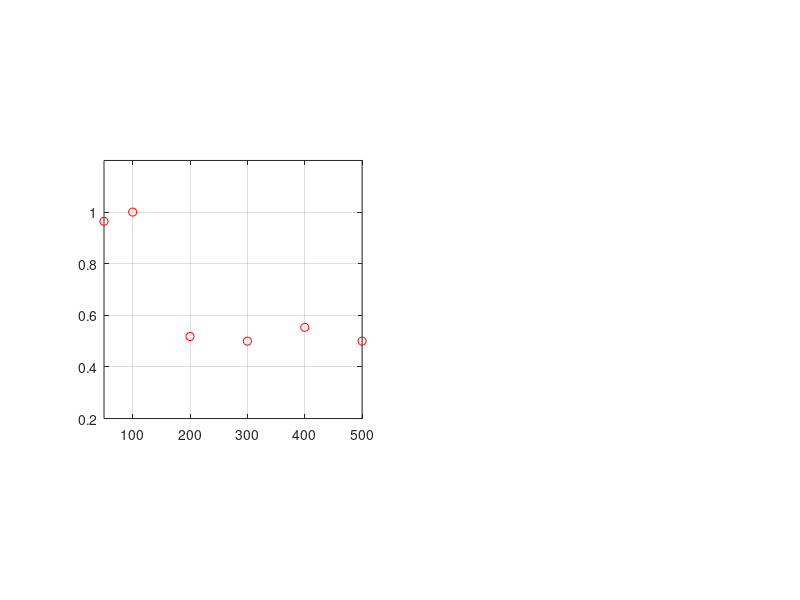

This figure's MATLAB source: (Note: this script raises an error after producing the figure.)
% Description : Parametric and Non Parametric fit of the Percentage of correct response from the study of Schenkman and Nilson (2010,2011) as a function of distance
%             : The script also computes the threshold value of distance for which the Percentage of correct response is in between 0.73 and 0.75
% Author      : Vijay Kiran Gidla (joy4u18@gmail.com)

clc;
clear all;
close all;

%% DATA

%% Blind percentage of correct

%Conference

bpc_5_conf=round(([9.71 9.18 5.4 5.15 5.2 4.96]./10)*56);
bpc_50_conf=round(([9.83 9.4 6.19 4.88 4.74 4.89]./10)*56);
bpc_500_conf=round(([9.71 9.98 8.94 4.68 5.23 4.7]./10)*56);

%Anechoic

bpc_5_anc=round(([9.79 8.81 5.14 4.39 4.78 5.04]./10)*56);
bpc_50_anc=round(([9.65 9.75 4.98 4.73 4.73 4.71]./10)*56);
bpc_500_anc=round(([9.67 9.94 5.18 4.98 5.56 5.08]./10)*56);

% B_AC=[bpc_5_anc;bpc_50_anc;bpc_500_anc;bpc_5_conf;bpc_50_conf;bpc_500_conf];
% B_AC=[bpc_5_anc;bpc_5_conf];  % For plos one article vj2017
% B_AC=[bpc_50_anc;bpc_50_conf];
B_AC=[bpc_500_anc;bpc_500_conf];

% Lecture room

bpc_5_lec=round([0.6101 0.5373 ]*56);
% bpc_5_2c_lec=round([0.6607 0.5923]*56);
% bpc_5_4c_lec=round([0.6161 0.5759]*56);
% bpc_5_8c_lec=round([0.7188 0.6101]*56);
% bpc_5_16c_lec=round([0.7470 0.6315]*56);
% bpc_5_32c_lec=round([0.7560 0.6533]*56);
% bpc_5_64c_lec=round([0.7664 0.5391]*56);
bpc_500_lec=round([0.8080 0.5893]*56);

B_L=[bpc_5_lec; bpc_500_lec];


%%  Sighted Percentage of correct


%Conference


spc_5_conf=round(([8.48 7.65 5.86 4.95 4.74 4.8]./10)*56);
spc_50_conf=round(([9.39 8.18 5.81 4.89 4.75 5.08]./10)*56);
spc_500_conf=round(([9.67 9.85 7.12 4.96 4.98 4.98]./10)*56);

%Anechoic

spc_5_anc=round(([9.05 8.15 5.32 4.5 4.75 5.19]./10)*56);
spc_50_anc=round(([9.35 9.23 5.4 5.18 5 4.62]./10)*56);
spc_500_anc=round(([9.74 9.8 4.86 4.78 4.61 4.67]./10)*56);


S_AC=[spc_5_anc; spc_50_anc; spc_500_anc ; spc_5_conf ; spc_50_conf ; spc_500_conf];

% Lecture room

spc_5_lec=round([0.5508]*56);
% spc_5_2c_lec=round([0.5137]*56);
% spc_5_4c_lec=round([0.5467]*56);
% spc_5_8c_lec=round([0.5707]*56);
% spc_5_16c_lec=round([0.6174]*56);
% spc_5_32c_lec=round([0.6921]*56);
% spc_5_64c_lec=round([0.6456]*56);
spc_500_lec=round([0.6209]*56);

S_L=[spc_5_lec; spc_500_lec];

%% Plot of the DATA

x=(([50 100 200 300 400 500]))';		% Distance 
m=[56 56 56  56 56 56]';			% Total trails at each distance

% x=[100 150]';		% This is for lecture room but as non parametric fit requires 3 inputs these were not conisdered in the analysis of the thesis
% m=[56 56]';

for i=1:size(B_AC,1)

    
r=B_AC(i,:)';

% figure(i);
hs=subplot(1,2,i) % plos one vj2017
plot( x, r ./ m, 'ro');
axis([min(x) max(x) 0.2 1.2]); 
axis square;
hold on;
grid on;

%% Gaussian Fit
degpol = 1;                                    % Degree of the polynomial
guessing =0.5;                                 % Guessing rate
lapsing = 0.01;                                % Lapsing rate
b = binomfit_lims( r, m, x, degpol,'weibull', guessing, lapsing);
numxfit = 499;                                 % Number of new points to be generated minus 1
xfit = [min(x):(max(x)-min(x))/numxfit:max( x ) ]';
pfit = binomval_lims( b, xfit, 'weibull', guessing, lapsing);
plot( xfit, pfit, 'k' ,'linewidth',2);         % Plot the fitted curve

z_1(i)=mean(xfit(pfit>0.73&pfit<0.75));

%% LSfit

if(length(x)>2)
guessing=0;
lapsing=0;
    
temp=diff(x);
bwd_min = min(temp(temp>0));

% if(isempty(bwd_min))
% bwd_min=min(abs(temp));    %VJ2015
% end

bwd_max = max( x ) - min( x );

% if(bwd_min == bwd_max)
% bwd_min=1;                 %VJ2015
% end

% Switch between cross-validated or bootstrap by manually uncommenting the corresponding lines
% bwd = bandwidth_cross_validation( r, m, x, [ bwd_min, bwd_max ],'logit',guessing,lapsing,2,1,'normpdf',100,1e-6); 
bwd= bandwidth_bootstrap(r, m, x, [ bwd_min, bwd_max ],30,[],'logit',guessing,lapsing,2,1,'normpdf',100,1e-6);

hhh(:,i)=bwd;
% hhh_1(:,i)=bwd;
bwd = bwd(3); % choose the third estimate, which is based on cross-validated deviance
pfit = locglmfit( xfit, r, m, x, bwd,'logit',guessing,lapsing,2,1,'normpdf',100,1e-6);
plot( xfit, pfit, 'b','linewidth',2 );  % Plot the fitted curve

for temp_idx=1:length(x)
    try
i_idx(temp_idx,1)=find(xfit==x(temp_idx));
    catch err 
ti = find(xfit>=(x(temp_idx)-1) & xfit<=(x(temp_idx)+1));
i_idx(temp_idx,1) = min(ti);
    end
end

i_pfit=pfit(i_idx);


D = deviance(r,m,i_pfit)

z_2(i)=mean(xfit(pfit>0.73&pfit<0.75));


hf=gcf;
hf.Position(3)=700;
hf.Position(4)=600;
hf.Position(1)=10;
hf.Position(2)=10;


hs=gca;
hs.FontSize=10;
hs.FontName='Arial';

h1=legend('Mean proportion of correct','Weibull fit','Local linear fit');
h1.FontName='Arial';
h1.FontWeight='bold';
h1.FontSize=8;
% set(h1,'location','best');
xlabel('Distance from the object (cm)');
ylabel('Proportion of correct responses');






else
    
h1=legend('Mean proportion of correct','Weibull fit');
set(h1,'location','best');
xlabel('Distance from the object (cm)');
ylabel('Proportion of correct responses');    
end

end

sprintf('%.0f ',z_2)
